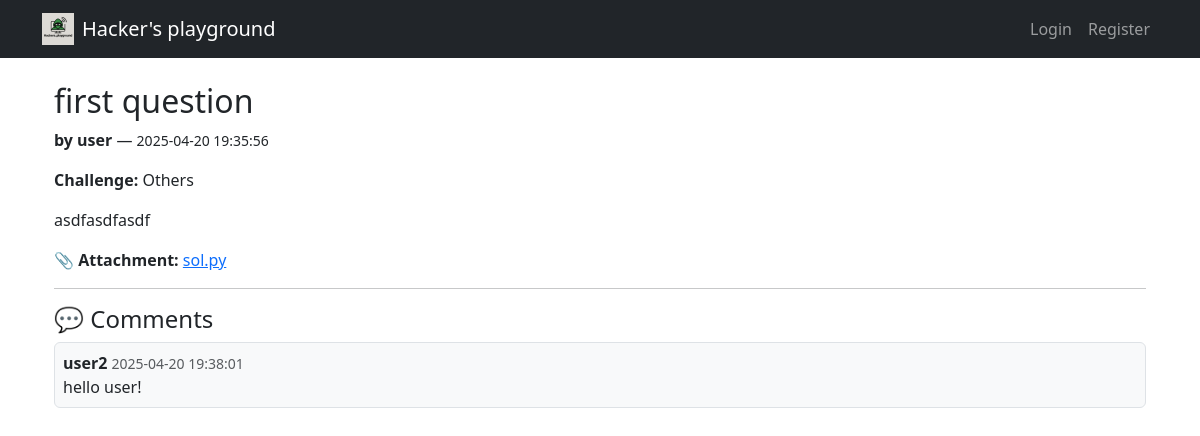
Screenshot of /forum/1 with the database file from the repository.
### tables this page shows
CREATE TABLE posts (
  id INTEGER PRIMARY KEY AUTOINCREMENT,
  user_id INTEGER,
  title TEXT,
  content TEXT,
  filename TEXT,
  challenge_id INTEGER,
  created_at TEXT DEFAULT CURRENT_TIMESTAMP,
  FOREIGN KEY(user_id) REFERENCES users(id),
  FOREIGN KEY(challenge_id) REFERENCES challenges(id)
);

CREATE TABLE users (
  id INTEGER PRIMARY KEY AUTOINCREMENT,
  username TEXT NOT NULL UNIQUE,
  password TEXT NOT NULL,
  email TEXT,
  comment TEXT,
  nationality TEXT,
  score INTEGER DEFAULT 0,
  ranking INTEGER DEFAULT 0
);

CREATE TABLE comments (
  id INTEGER PRIMARY KEY AUTOINCREMENT,
  post_id INTEGER,
  user_id INTEGER,
  content TEXT,
  created_at TEXT DEFAULT CURRENT_TIMESTAMP,
  FOREIGN KEY(post_id) REFERENCES posts(id),
  FOREIGN KEY(user_id) REFERENCES users(id)
);

### routes/forum.py (the view, shortened to what this page needs)
@forum_routes.route('/forum/<int:post_id>', methods=['GET', 'POST'])
def view_post(post_id):
    conn = get_db()
    cur = conn.cursor()
    cur.execute("SELECT p.*, u.username FROM posts p JOIN users u ON p.user_id = u.id WHERE p.id = ?", (post_id,))
    post = cur.fetchone()
    cur.execute("SELECT c.*, u.username FROM comments c JOIN users u ON c.user_id = u.id WHERE c.post_id = ? ORDER BY c.created_at ASC", (post_id,))
    comments = cur.fetchall()
    return render_template('forum/post.html', post=post, comments=comments)

### routes/forum.py (called while the page is built)
def get_db():
    conn = sqlite3.connect('database.db')
    conn.row_factory = sqlite3.Row
    return conn

### templates/forum/post.html (shortened to what this page needs)
{% extends 'base.html' %}
{% block content %}
<div class="container">
  <h2 class="mt-4">{{ post.title }}</h2>
  <p><strong>by {{ post.username }}</strong> — <small>{{ post.created_at }}</small></p>
  <p><strong>Challenge:</strong> {{ post.challenge_title or 'Others' }}</p>
  <div class="mb-3">{{ post.content }}</div>
  {% if post.filename %}
    <p>📎 <strong>Attachment:</strong> <a href="/uploads/{{ post.filename }}">{{ post.filename }}</a></p>
  {% endif %}
  <hr>
  <h4>💬 Comments</h4>
  {% for comment in comments %}
    <div class="mb-2 p-2 border rounded bg-light">
      <strong>{{ comment.username }}</strong> <small class="text-muted">{{ comment.created_at }}</small>
      <div>{{ comment.content }}</div>
    </div>
  {% else %}
    <p class="text-muted">No comments yet.</p>
  {% endfor %}
</div>
{% endblock %}

### rows the page displays
posts: title "first question", created_at "2025-04-20 19:35:56", content "asdfasdfasdf", filename "sol.py"
users: username "user"
comments: username "user2", created_at "2025-04-20 19:38:01", content "hello user!"

### other values shown
{{ post.challenge_title or 'Others' }} "Others"
